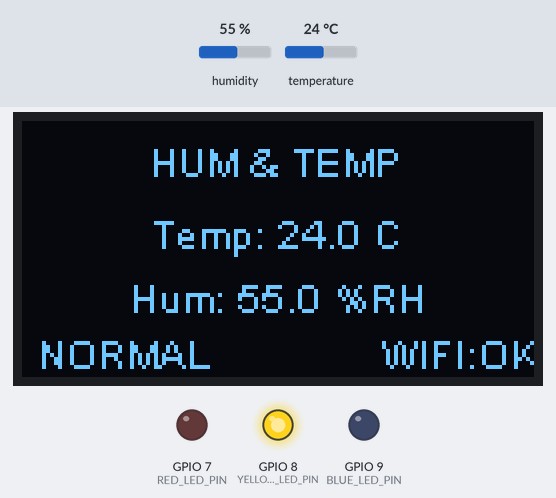
A program run on a simulated ESP32-C3. Shown: 128×64 one-colour display, output pins drawn as LEDs (lit = HIGH). The inputs (shaded band) are chosen by the test bench; at power-on: humidity 55 %, temperature 24 °C. WiFi joins after 1.5 s; servers stay silent unless stated; what the program prints to the serial monitor is not drawn.

Above: at 5.6 s.
5.7 s: humidity set to 68 %
At 10.9 s:
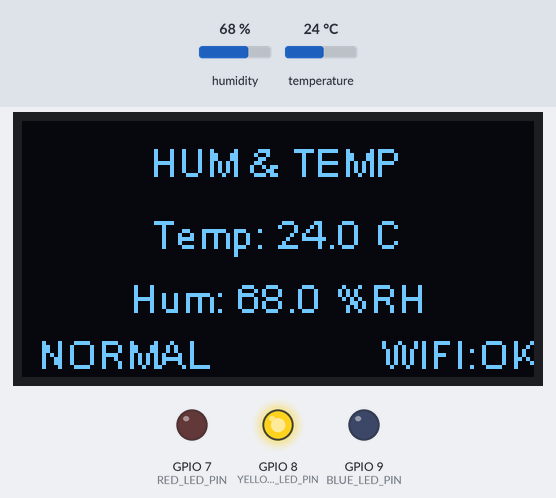
11.5 s: humidity set to 72 %
At 15.9 s:
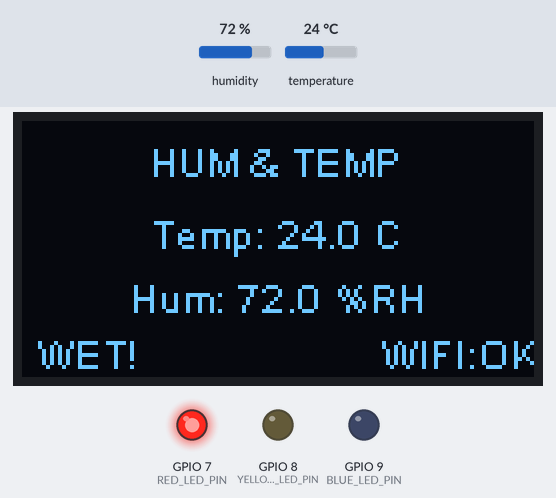
16.5 s: temperature set to 16 °C
At 20.9 s:
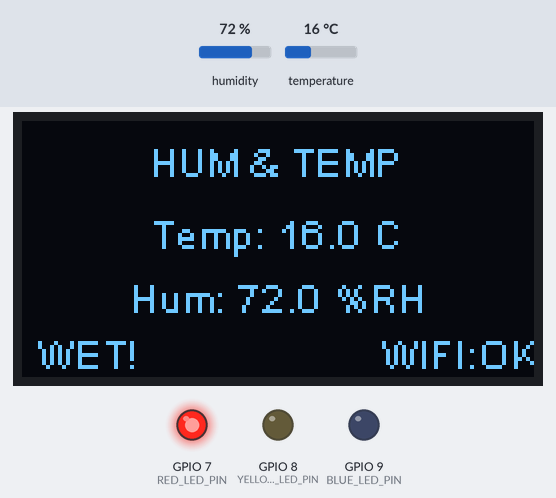
21.5 s: temperature set to 13 °C
At 25.9 s:
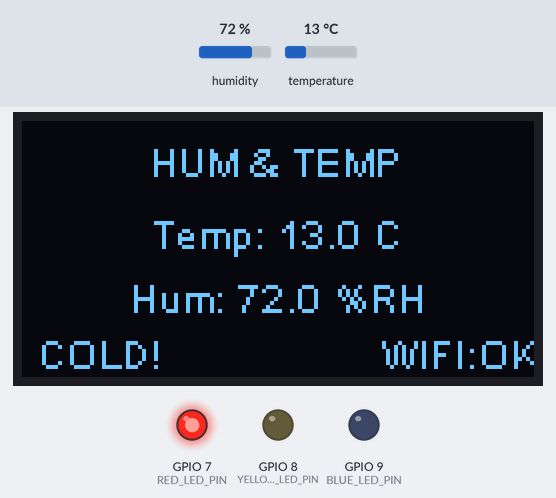
26.5 s: humidity set to 22 %
At 30.9 s:
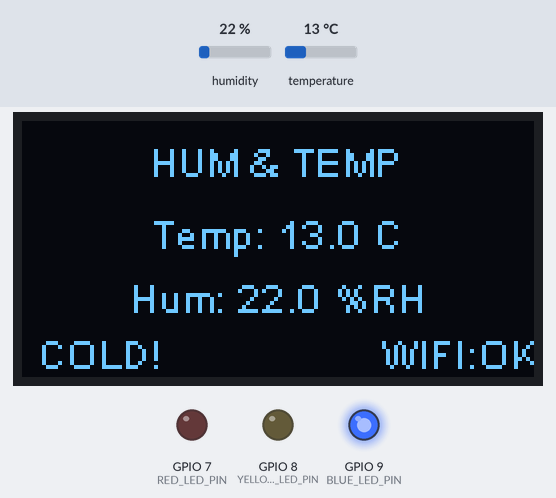
31.5 s: temperature set to 19 °C
At 35.9 s:
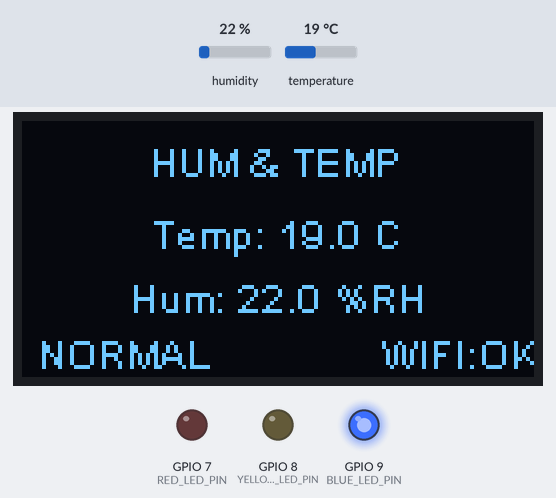
Timing chart, 0 to 37.4 s (numbered marks = the images above; inputs shaded):
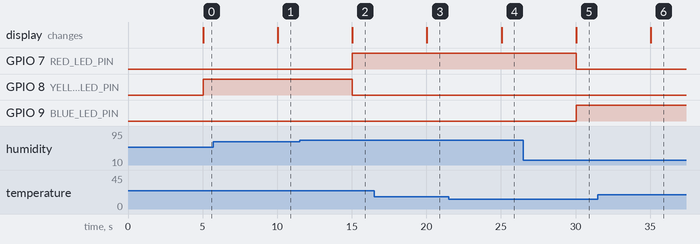

Measured:
- the behaviour switches between 70 and 71 % on humidity (found by bisection; images 1 and 2)
- the behaviour switches between 15 and 14 °C on temperature (found by bisection; images 3 and 4)
- after the input at 5.7 s, the display: changes after 4.3 s (image 1)
- after the input at 11.5 s, GPIO 7 (RED_LED_PIN): LOW → HIGH after 3.5 s; GPIO 8 (YELLOW_LED_PIN): HIGH → LOW after 3.5 s; the display: changes after 3.5 s (image 2)
- after the input at 16.5 s, the display: changes after 3.5 s (image 3)
- after the input at 21.5 s, the display: changes after 3.5 s (image 4)
- after the input at 26.5 s, GPIO 7 (RED_LED_PIN): HIGH → LOW after 3.5 s; GPIO 9 (BLUE_LED_PIN): LOW → HIGH after 3.5 s; the display: changes after 3.5 s (image 5)
- after the input at 31.5 s, the display: changes after 3.5 s (image 6)

The program:

main.cpp
```cpp
#include <Arduino.h>
#include <WiFi.h>
#include <WebServer.h>
#include <DHT.h>
#include <SSD1306Wire.h>

#include "oled_ui.h"
#include "web.h"

// ========== SET YOUR WIFI HERE ==========
// Must use phone hotspot on 2.4GHz, NOT 5GHz
const char* WIFI_SSID = "YOUR_PHONE_2.4G_HOTSPOT_NAME";
const char* WIFI_PASS = "YOUR_HOTSPOT_PASSWORD";

// DHT11 sensor pin setup
#define DHTPIN 4
#define DHTTYPE DHT11
DHT dht(DHTPIN, DHTTYPE);

// LED pins
#define RED_LED_PIN     7    // Red = bad, humidity too high
#define YELLOW_LED_PIN  8    // Yellow = okay, normal humidity
#define BLUE_LED_PIN    9    // Blue = good, nice humidity

SSD1306Wire display(0x3c, 0, 1);  // OLED screen i2c address and pins
WebServer server(80);             // Web server for browser page

float temp = 0.0;                 // Store temperature value
float hum = 0.0;                  // Store humidity value
bool wifiConnected = false;       // Track if wifi connects or not

unsigned long lastReadTime = 0;
const unsigned long READ_INTERVAL = 5000; // Update sensor / OLED / LED every 5 seconds

// This function runs when someone open the web page
void handleRoot()
{
  server.send(200, "text/html", getWebPage());
}

// Try connect to wifi, stop trying after 10 seconds if can't connect
void connectWiFi()
{
  Serial.print("Connecting WiFi: ");
  Serial.println(WIFI_SSID);
  WiFi.begin(WIFI_SSID, WIFI_PASS);
  unsigned long startTimeout = millis();
  const unsigned long timeoutMs = 10000; // Max wait time for wifi = 10 seconds

  // Keep trying until wifi connect OR time out
  while(WiFi.status() != WL_CONNECTED && (millis() - startTimeout) < timeoutMs){
    delay(500);
    Serial.print(".");
  }

  if(WiFi.status() == WL_CONNECTED){
    wifiConnected = true;
    Serial.println("\nWiFi Connected!");
    Serial.print("ESP32 IP: ");
    Serial.println(WiFi.localIP());
  }else{
    wifiConnected = false;
    Serial.println("\nWiFi FAILED, continue offline");
  }
}

// Turn on the right LED based on humidity reading
void updateHumidityLED(float humVal)
{
  // First turn all 3 LEDs off
  digitalWrite(RED_LED_PIN, LOW);
  digitalWrite(YELLOW_LED_PIN, LOW);
  digitalWrite(BLUE_LED_PIN, LOW);

  // If sensor reading error, leave all LEDs off
  if (isnan(humVal))
  {
    return;
  }

  if (humVal > 70)
  {
    digitalWrite(RED_LED_PIN, HIGH);    // RED ON: too wet, bad
  }
  else if (humVal >= 40 && humVal <=70)
  {
    digitalWrite(YELLOW_LED_PIN, HIGH); // YELLOW ON: okay range
  }
  else
  {
    digitalWrite(BLUE_LED_PIN, HIGH);   // BLUE ON: good, dry enough
  }
}

// Get new temp and humidity from DHT11 sensor
void readSensorData()
{
  hum = dht.readHumidity();
  temp = dht.readTemperature();
}

// Runs ONE TIME when ESP32 powers on or reset
void setup()
{
  Serial.begin(115200);

  // Set LED pins as output (so we can turn LEDs on/off)
  pinMode(RED_LED_PIN, OUTPUT);
  pinMode(YELLOW_LED_PIN, OUTPUT);
  pinMode(BLUE_LED_PIN, OUTPUT);
  // Start with all LEDs OFF
  digitalWrite(RED_LED_PIN, LOW);
  digitalWrite(YELLOW_LED_PIN, LOW);
  digitalWrite(BLUE_LED_PIN, LOW);

  dht.begin();        // Start DHT11 sensor
  oledInit();         // Start OLED screen, show "Starting..."

  connectWiFi();      // Run wifi connect function

  server.on("/", handleRoot); // Link web page request to our function
  server.begin();             // Start web server
  Serial.println("Web server ready");
}

// This loop runs forever while ESP32 power on
void loop()
{
  server.handleClient(); // Always keep web server working, don't block it

  unsigned long currentTime = millis();
  // Check if 5 seconds have passed
  if (currentTime - lastReadTime >= READ_INTERVAL)
  {
    lastReadTime = currentTime; // Reset timer
    readSensorData();           // Read new sensor data
    oledUpdateUI(temp, hum, wifiConnected); // Refresh OLED screen
    updateHumidityLED(hum);     // Update LED lights
  }
}
```

oled_ui.h
```cpp
#ifndef OLED_UI_H
#define OLED_UI_H
#include <SSD1306Wire.h>
extern SSD1306Wire display;

// Screen size: width 128 pixels, height 64 pixels
const int SCREEN_W = 128;
const int SCREEN_H = 64;

// Run once at start: turn OLED on and show Starting text
void oledInit()
{
  display.init();
  display.flipScreenVertically();
  display.clear();
  display.drawString(0, 28, "Starting...");
  display.display();
}

// Helper function to put text in the center of screen
void drawCenteredText(int y, String text)
{
  int textW = display.getStringWidth(text);
  int x = (SCREEN_W - textW) / 2;
  display.drawString(x, y, text);
}
// This function decides which status text and icon to show
String getStatusIcon(float temp, float hum)
{
  if (isnan(temp) || isnan(hum))
  {
    return "SENSOR ERROR";
  }

  if (temp > 30)
  {
    return "TOO HOT";
  }
  else if (temp < 15)
  {
    return "TOO COLD";
  }
  else if (hum > 70)
  {
    return "TOO WET";
  }
  else
  {
    return "NORMAL";
  }
}


// Refresh OLED screen: show temp, humidity and wifi signal status
void oledUpdateUI(float temp, float hum, bool wifiConnected)
{
  display.clear();

  drawCenteredText(4, "HUM & TEMP");

  if (isnan(temp) || isnan(hum))
  {
    drawCenteredText(26, "SENSOR ERROR");
  }
  else
  {
    drawCenteredText(22, "Temp: " + String(temp, 1) + " C");
    drawCenteredText(38, "Hum: " + String(hum, 1) + " %RH");
  }

  // Show status icon and message at bottom left
  String status = getStatusIcon(temp, hum);

  if (status == "TOO HOT")
  {
    display.drawString(4, 52, "HOT!");
  }
  else if (status == "TOO COLD")
  {
    display.drawString(4, 52, "COLD!");
  }
  else if (status == "TOO WET")
  {
    display.drawString(4, 52, "WET!");
  }
  else if (status == "NORMAL")
  {
    display.drawString(4, 52, "NORMAL");
  }
  else
  {
    display.drawString(4, 52, "ERROR");
  }

  // Show wifi status at bottom right
  if (wifiConnected)
  {
    display.drawString(90, 52, "WIFI:OK");
  }
  else
  {
    display.drawString(78, 52, "NO SIG");
  }

  display.display();
}

#endif
```

web.h
```cpp
#ifndef WEB_PAGE_H
#define WEB_PAGE_H

#include <Arduino.h>

extern float temp;
extern float hum;

String getWebPage()
{
  String html = "<!DOCTYPE html>";
  html += "<html><head>";
  html += "<meta name='viewport' content='width=device-width, initial-scale=1.0'>";
  html += "<title>Environment Monitor</title>";
  html += "<style>";
  html += "*{box-sizing:border-box;font-family:system-ui, sans-serif;}";
  html += "body{background:#f0f4f8;text-align:center;margin:0;padding:40px 20px;}";
  html += ".card{background:#fff;max-width:400px;margin:auto;padding:30px;border-radius:16px;box-shadow:0 2px 12px #00000018;}";
  html += ".data{font-size:24px;margin:12px 0;color:#222;}";
  html += ".label{color:#666;}";
  html += "</style></head><body>";
  html += "<div class='card'>";
  html += "<h2>ESP32 Environment Monitor</h2>";
  html += "<p class='label'>Temperature</p>";
  html += "<p class='data'>" + String(temp,1) + " °C</p>";
  html += "<p class='label'>Humidity</p>";
  html += "<p class='data'>" + String(hum,1) + " %RH</p>";
  html += "</div></body></html>";
  return html;
}

#endif
```
